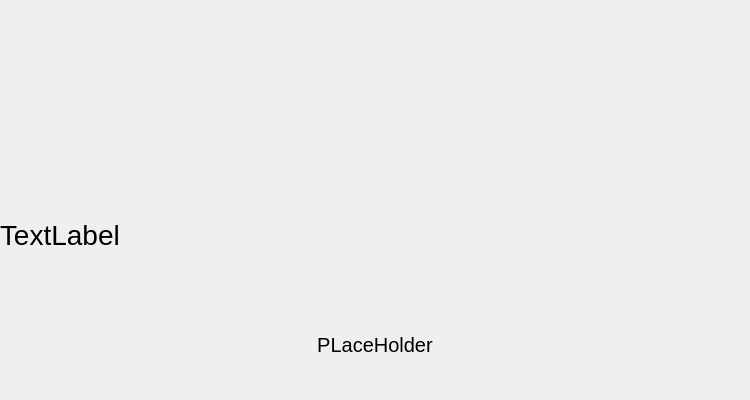
<?xml version="1.0" encoding="UTF-8"?>
<ui version="4.0">
 <class>EmergencyButtonDialogWidget</class>
 <widget class="QWidget" name="EmergencyButtonDialogWidget">
  <property name="geometry">
   <rect>
    <x>0</x>
    <y>0</y>
    <width>750</width>
    <height>400</height>
   </rect>
  </property>
  <property name="minimumSize">
   <size>
    <width>0</width>
    <height>0</height>
   </size>
  </property>
  <property name="windowTitle">
   <string>Form</string>
  </property>
  <property name="styleSheet">
   <string notr="true">#icon {
	background-image: url(:/assets/images/caution_red.png);
	background-repeat : no-repeat;
	background-position:center;
}


#header {
	qproperty-alignment: AlignCenter;
	font-family: &quot;Muli Semibold&quot;;
	font-size: 28px;
}

#message {
	qproperty-alignment: AlignCenter;
	font-family: &quot;Muli Semibold&quot;;
	font-size: 20px;
}</string>
  </property>
  <widget class="QWidget" name="container" native="true">
   <property name="geometry">
    <rect>
     <x>0</x>
     <y>0</y>
     <width>750</width>
     <height>400</height>
    </rect>
   </property>
   <layout class="QVBoxLayout" name="errorAndWarningContainer_2">
    <property name="spacing">
     <number>0</number>
    </property>
    <item>
     <widget class="QWidget" name="icon" native="true">
      <property name="minimumSize">
       <size>
        <width>150</width>
        <height>180</height>
       </size>
      </property>
     </widget>
    </item>
    <item>
     <widget class="QLabel" name="header">
      <property name="text">
       <string>TextLabel</string>
      </property>
     </widget>
    </item>
    <item>
     <widget class="QLabel" name="message">
      <property name="text">
       <string>PLaceHolder</string>
      </property>
      <property name="alignment">
       <set>Qt::AlignCenter</set>
      </property>
      <property name="wordWrap">
       <bool>true</bool>
      </property>
     </widget>
    </item>
   </layout>
  </widget>
 </widget>
 <resources/>
 <connections/>
</ui>
